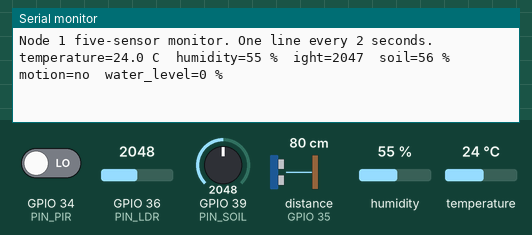
Simulated run of this sketch. Board: ESP32. On the bench: the last lines printed to the serial monitor. Wiring (from diagram.json): ultrasonic range finder: trigger GPIO 15; echo GPIO 35. Inputs (shaded band) come from the test bench; at power-on: GPIO 34 (PIN_PIR) LOW, distance to the obstacle (sensor on GPIO 35) 80 cm, humidity 55 %, GPIO 36 (PIN_LDR) = 2048, GPIO 39 (PIN_SOIL) = 2048, temperature 24 °C. The echo pulse lasts 58.3 µs per cm.

Above: at 2.8 s.
2.9 s: GPIO 34 (PIN_PIR) driven HIGH
At 5.6 s:
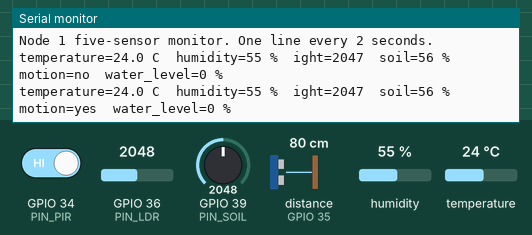
7.7 s: distance to the obstacle (sensor on GPIO 35) set to 2 cm
At 9.0 s:
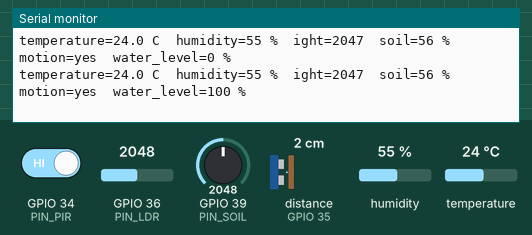
9.2 s: humidity set to 22 %
At 10.6 s:
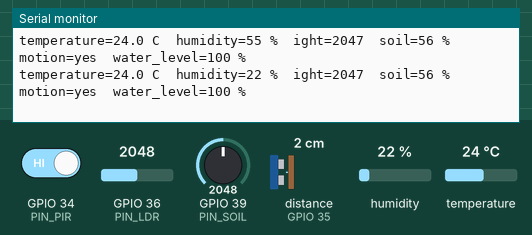
10.7 s: GPIO 36 (PIN_LDR) set to 2866
12.2 s: GPIO 39 (PIN_SOIL) set to 2866
At 13.4 s:
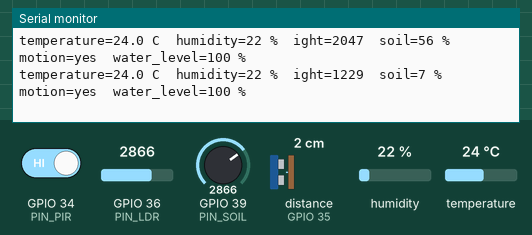
13.7 s: temperature set to 12 °C
At 15.9 s:
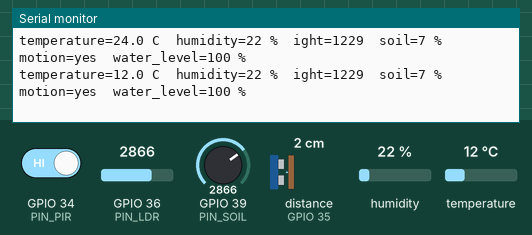

The sketch:

module06_five_sensor_monitor.ino
```cpp
// Module 6 - Practice 7: Node 1's five-sensor monitor, one neat line every 2 seconds
// All readings go into one SensorReading form whose field names
// match the data contract (Syllabus Appendix A) exactly: temperature, humidity, light, soil, motion, water_level.
// Library: DHT sensor library by Adafruit 1.4.7 (+ Adafruit Unified Sensor 1.1.15).

#include <DHT.h>

// ---------- Canonical pin map (Module 6 sensors) ----------
const int PIN_DHT = 14;   // D14: DHT22
const int PIN_LDR = 36;   // VP: LDR
const int PIN_SOIL = 39;  // VN: capacitive soil sensor
const int PIN_PIR = 34;   // D34: PIR
const int PIN_TRIG = 15;  // D15: HC-SR04 TRIG
const int PIN_ECHO = 35;  // D35: HC-SR04 ECHO, through a voltage divider

// ---------- Your calibration results (Practices 3 and 6) ----------
const int SOIL_DRY = 3000;          // raw soil sensor value in air
const int SOIL_WET = 1300;          // raw soil sensor value in water
const float DISTANCE_EMPTY = 20.0;  // cm: from the sensor to the bottom of the tank
const float DISTANCE_FULL = 5.0;    // cm: from the sensor to the water surface when the tank is full

DHT dht(PIN_DHT, DHT22);

// The sensor data form. Its field names match the data contract (Syllabus Appendix A) EXACTLY.
struct SensorReading {
  float temperature;  // degrees Celsius; NAN if the DHT22 can't be read
  int humidity;       // percent; -1 if the DHT22 can't be read
  int light;          // 0 (pitch dark) to 4095 (very bright)
  int soil;           // percent: 0 = as dry as in air, 100 = as wet as in water
  bool motion;        // true if the PIR sees motion
  int water_level;    // percent of the tank filled; -1 if the HC-SR04 echo doesn't come back
};

// Averages 20 analog readings in a row to smooth out the noise (Concept 4).
int readAnalogAverage(int pin) {
  long sum = 0;
  for (int i = 0; i < 20; i++) {
    sum += analogRead(pin);
    delay(2);
  }
  return sum / 20;
}

int readLight() {
  return 4095 - readAnalogAverage(PIN_LDR);  // inverted: the brighter it is, the bigger the number
}

int readSoilPercent() {
  int percent = map(readAnalogAverage(PIN_SOIL), SOIL_DRY, SOIL_WET, 0, 100);
  return constrain(percent, 0, 100);
}

// Measures the distance once, in cm. Returns -1 if the echo doesn't come back.
float measureDistanceCm() {
  digitalWrite(PIN_TRIG, LOW);
  delayMicroseconds(2);
  digitalWrite(PIN_TRIG, HIGH);
  delayMicroseconds(10);
  digitalWrite(PIN_TRIG, LOW);
  unsigned long duration = pulseIn(PIN_ECHO, HIGH, 30000);
  if (duration == 0) {
    return -1;
  }
  return duration / 58.0;
}

int readWaterLevel() {
  float distance = measureDistanceCm();
  if (distance < 0) {
    return -1;  // unknown
  }
  int percent = (DISTANCE_EMPTY - distance) * 100 / (DISTANCE_EMPTY - DISTANCE_FULL);
  return constrain(percent, 0, 100);
}

// Fills in the form with the readings of all five sensors.
SensorReading readSensors() {
  SensorReading b;
  b.temperature = dht.readTemperature();
  float humidity = dht.readHumidity();
  if (isnan(humidity)) {
    b.humidity = -1;
  } else {
    b.humidity = round(humidity);  // rounded to the nearest whole number
  }
  b.light = readLight();
  b.soil = readSoilPercent();
  b.motion = digitalRead(PIN_PIR) == HIGH;
  b.water_level = readWaterLevel();
  return b;
}

// Prints a number, or "--" if the value is not valid (less than 0).
void printValue(int value) {
  if (value < 0) {
    Serial.print("--");
  } else {
    Serial.print(value);
  }
}

void printReading(SensorReading b) {
  Serial.print("temperature=");
  if (isnan(b.temperature)) {
    Serial.print("--");
  } else {
    Serial.print(b.temperature, 1);
  }
  Serial.print(" C  humidity=");
  printValue(b.humidity);
  Serial.print(" %  light=");
  Serial.print(b.light);
  Serial.print("  soil=");
  Serial.print(b.soil);
  Serial.print(" %  motion=");
  if (b.motion) {
    Serial.print("yes");
  } else {
    Serial.print("no");
  }
  Serial.print("  water_level=");
  printValue(b.water_level);
  Serial.println(" %");
}

void setup() {
  Serial.begin(115200);
  dht.begin();
  pinMode(PIN_PIR, INPUT);
  pinMode(PIN_TRIG, OUTPUT);
  pinMode(PIN_ECHO, INPUT);
  digitalWrite(PIN_TRIG, LOW);
  Serial.println("Node 1 five-sensor monitor. One line every 2 seconds.");
}

void loop() {
  delay(2000);  // also meets the DHT22's rule: at most once every 2 seconds
  SensorReading reading = readSensors();
  printReading(reading);
}
```

Measured:
- after the input at 2.9 s, the serial monitor: prints a new line after 1.3 s (image 1)
- after the input at 7.7 s, the serial monitor: prints a new line after 0.68 s (image 2)
- after the input at 9.2 s, the serial monitor: prints a new line after 1.3 s (image 3)
- after the input at 12.2 s, the serial monitor: prints a new line after 0.37 s (image 4)
- after the input at 13.7 s, the serial monitor: prints a new line after 0.96 s (image 5)
